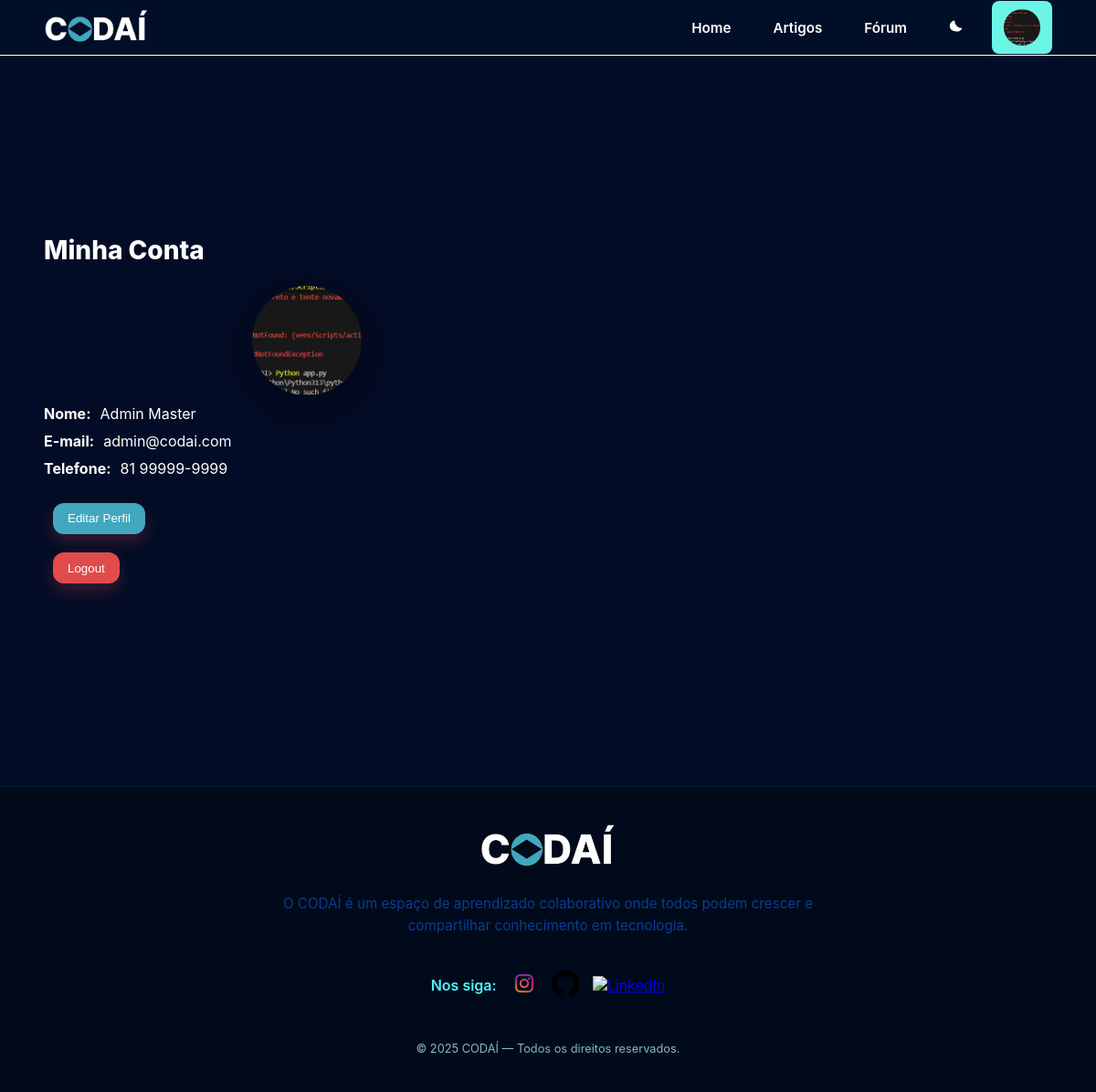
The page /auth/perfil (signed in) on the database its author committed.
### models/profile.py (models this page shows, shortened)
class Profile(db.Model):
    id = db.Column(db.Integer, primary_key=True)
    telefone = db.Column(db.String(11), nullable=True)
    bio = db.Column(db.String(100), nullable=True)
    foto = db.Column(db.String(200), nullable=True)
    foto_thumb = db.Column(db.String(200), nullable=True)
    user_id = db.Column(db.Integer, db.ForeignKey('user.id'), unique=True, nullable=False)
    user_id = db.Column(db.Integer, db.ForeignKey('user.id'), unique=True, nullable=False)
    user = db.relationship(
        'User',
        back_populates='perfil',
        uselist=False
    )

### models/users.py (models this page shows, shortened)
class User(db.Model, UserMixin):
    __tablename__ = 'user'
    id = db.Column(db.Integer, primary_key=True)
    nome = db.Column(db.String(100), nullable=False)
    email = db.Column(db.String(100), unique=True, nullable=False)
    password_hash = db.Column(db.String(255), nullable=False)
    role = db.Column(db.String(20), default='user')
    perfil = db.relationship('Profile', back_populates='user', uselist=False)

### views/auth.py (the view)
@login_required
def perfil():
    return render_template('auth/perfil.html', user=current_user)

### templates/auth/perfil.html (shortened to what this page needs)
{% extends 'base.html' %}
{% block styles %}
<link rel="stylesheet" href="{{ url_for('static', filename='css/perfil.css') }}">
{% endblock %}
{% block content %}
<main class="perfil pf-shell">
    <div class="pf-container">
        <section class="pf-hero">
            <div class="pf-info">
                <h1 class="pf-title">Minha Conta</h1>
                <figure class="pf-illustration">
                {% if user.perfil and user.perfil.foto %}
                    <img src="{{ url_for('static', filename=user.perfil.foto) }}" alt="Foto de perfil" style="width:120px;height:120px;border-radius:50%;object-fit:cover;">
                {% else %}
                    <img src="{{ url_for('static', filename='image/screen03 1.png') }}" alt="Ilustração de perfil e segurança">
                {% endif %}
            </figure>
                <p class="pf-row">
                    <span class="pf-label">Nome:</span>
                    <span id="pf-name">{{ current_user.nome }}</span>
                </p>
                <p class="pf-row">
                    <span class="pf-label">E-mail:</span>
                    <span id="pf-email">{{ current_user.email }}</span>
                </p>
                <p class="pf-row">
                    <span class="pf-label">Telefone:</span>
                    <span id="pf-telefone">{{ user.perfil.telefone if user.perfil else '' }}</span>
                </p>
                <div class="pf-actions">
                    <button href="{{ url_for('auth.editar_perfil') }}" class="btn-primary">Editar Perfil</button>
                    <form action="{{ url_for('auth.logout') }}" method="post">
                        <button class="btn-danger" type="submit">Logout</button>
                    </form>
                </div>
            </div>
        </section>
{% endblock %}

### templates/components/header.html (shortened to what this page needs)
<header id="header-home">
    <div id="nav-bar">
        <img src="{{ url_for('static', filename='image/logo-nome.png') }}" alt="codaí-logo">
        <div class="buttons-header">
            <a class="links-header {% if request.path == url_for('home') %}active{% endif %}" href="{{ url_for('home') }}">Home</a>
            <a class="links-header {% if request.path == url_for('main.blog') %}active{% endif %}" href="{{ url_for('main.blog') }}">Artigos</a>
            <a class="links-header {% if request.path == url_for('main.forum') %}active{% endif %}" href="{{ url_for('main.forum') }}">Fórum</a>
            <button id="theme-toggle" class="nav-button theme-toggle" aria-label="Alternar tema" title="Alternar tema" type="button" aria-pressed="false">
                <svg class="icon-moon" viewBox="0 0 24 24" xmlns="http://www.w3.org/2000/svg" aria-hidden="true" focusable="false">
                    <path d="M21 12.8A9 9 0 0111.2 3 7 7 0 0012 17a7 7 0 009-4.2z"/>
                </svg>
            </button>
            {% if current_user.is_authenticated %}
                <a class="links-header {% if request.path == url_for('auth.perfil') %}active{% endif %}" href="{{ url_for('auth.perfil') }}">
                    {% if current_user.perfil and current_user.perfil.foto_thumb %}
                        <img src="{{ url_for('static', filename=current_user.perfil.foto_thumb) }}" alt="foto thumb" style="width:40px;height:40px;border-radius:50%;">
                    {% else %}
                        <img src="{{ url_for('static', filename='image/account_circle_24dp_FFFFFF_FILL0_wght400_GRAD0_opsz24.svg') }}" alt="icone de perfil" id="icon-perfil">
                    {% endif %}
                </a>
            {% endif %}
        </div>
    </div>
</header>

### static/css/style.css (style rules this page uses)
header { background-color: #010e27; border-bottom: 1px solid #ffffff; box-sizing: border-box; }
#nav-bar { display: flex; justify-content: space-between; width: 100%; height: 60px; align-items: center; padding: 0 4vw; }
#header-home img { height: 40px; max-width: 100%; }
.buttons-header { display: flex; align-items: center; flex-direction: row; gap: 20px; }
.buttons-header .links-header { cursor: pointer; transition: 0.3s; }
.buttons-header .links-header { display: inline-flex; align-items: center; gap: 8px; padding: 8px 12px; border-radius: 8px; color: #ffffff; text-decoration: none; font-weight: 600; font-size: 0.95rem; background: transparent; border: 1px solid transparent; transition: background-color 0.18s ease, color 0.18s ease, transform 0.12s ease, border-color 0.18s ease; }
.buttons-header .links-header.active, .buttons-header .links-header[aria-current="page"] { background-color: #6cf5e6; color: #000; border-color: rgba(108, 245, 230, 0.18); box-shadow: 0 6px 18px rgba(108, 245, 230, 0.06); transform: none; }
body:not(.light) #icon-perfil, body:not(.light) .icon-moon, body:not(.light) .qualquer-classe-do-seu-ícone { filter: invert(1); }
.theme-toggle { display: inline-flex; align-items: center; justify-content: center; width: 40px; height: 40px; border-radius: 8px; background: transparent; border: 1px solid transparent; cursor: pointer; }
.theme-toggle svg { width: 20px; height: 20px; fill: currentColor; }
.icon-moon { display: inline; }

### static/css/global.css (style rules this page uses)
* { margin: 0; padding: 0; box-sizing: border-box; }
html, body { font-family: 'Inter', sans-serif; background-color: #030C26; color: #ffffff; width: 100%; min-height: 100vh; padding: 0 0vw; overflow-x: hidden; }

### static/css/perfil.css (style rules this page uses)
.pf-shell { min-height: 100vh; display: flex; align-items: center; }
.pf-container { width: min(1200px, 92vw); margin: 0 auto; }
.pf-hero { display: grid; grid-template-columns: 1.1fr .9fr; align-items: center; column-gap: 56px; padding: 24px 0 40px; }
.pf-info { display: grid; gap: 10px; }
.pf-title { margin: 0 0 12px; font-size: clamp(1.4rem, 2.4vw, 1.75rem); font-weight: 800; }
.pf-row { margin: 0; }
.pf-label { font-weight: 700; margin-right: .35rem; }
.pf-actions { margin-top: 8px; }
.btn-primary { padding: .6rem 1rem; border-radius: 12px; background: #41A8BF; color: #fff; border: none; cursor: pointer; margin: 10px; box-shadow: 0 8px 18px rgba(225,75,75,.25); }
.btn-danger { padding: .6rem 1rem; border-radius: 12px; background: #E14B4B; color: #fff; border: none; cursor: pointer; margin: 10px; box-shadow: 0 8px 18px rgba(225,75,75,.25); }
.pf-illustration { margin: 0; display: grid; place-items: center; }
.pf-illustration img { width: 100%; max-width: 420px; height: auto; filter: drop-shadow(0 12px 34px rgba(0,0,0,.45)); }

### rows shown on the page
Profile: foto_thumb (picture), foto (picture), perfil "81 99999-9999"
User: nome "Admin Master", email "admin@codai.com"
